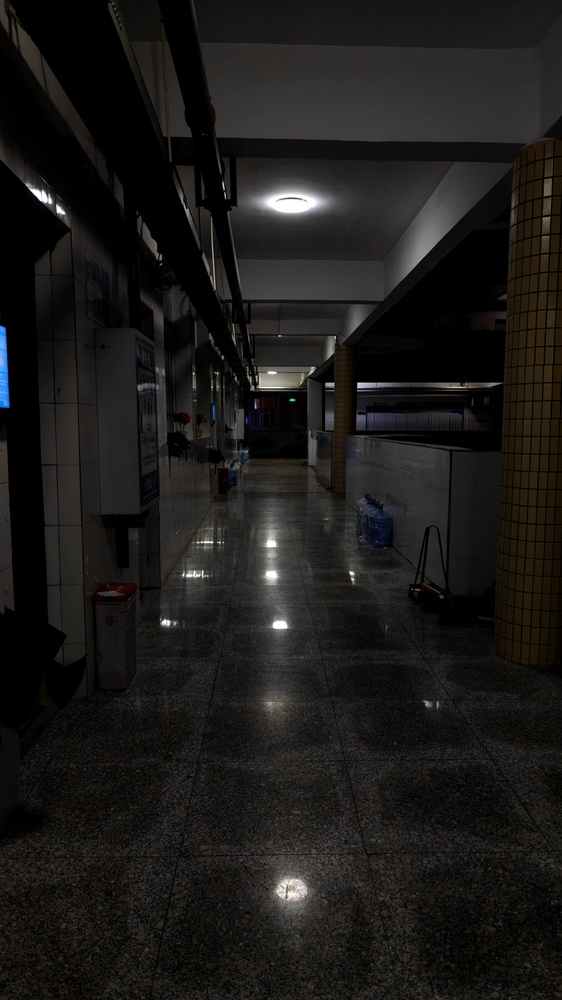
#> input picture 2026Fall/Lab2_Histogram/data/photo01.jpg, 562 x 1000 px, shrunk from 2304 x 4096 before the run
$ python lab2_get_histogram.py
#> lines starting #> are read from the running program, lines starting #| are printed output that depends on the picture
import cv2
import matplotlib.pyplot as plt

img1 = cv2.imread("../data/photo01.jpg", 0)
#> img1: shape (1000, 562); min 0, max 255, mean 26.6
img2 = cv2.imread("../data/photo02.jpg", 0)
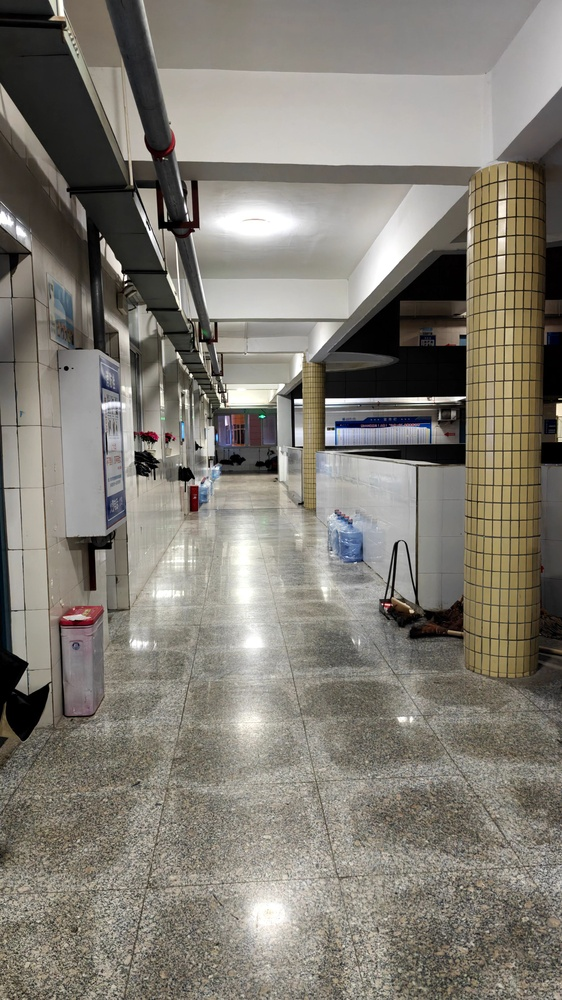
#> input picture 2026Fall/Lab2_Histogram/data/photo02.jpg, 562 x 1000 px, shrunk from 2304 x 4096 before the run
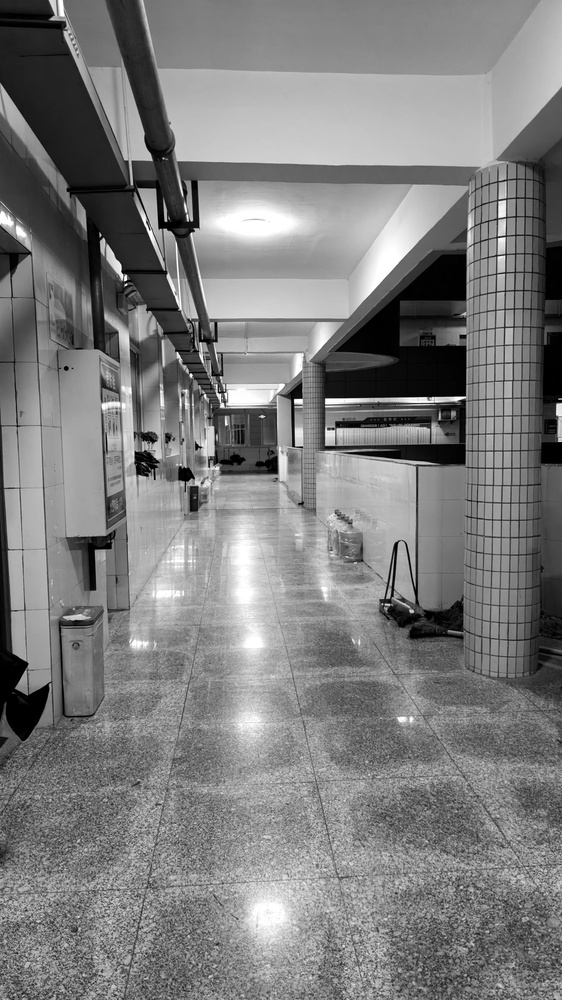
#> img2: shape (1000, 562); min 0, max 255, mean 125.4
img3 = cv2.imread("../results/linear.jpg", 0)

# 绘制直方图
plt.figure(figsize=(15, 4))
plt.subplot(131)
plt.plot(cv2.calcHist([img1], [0], None, [256], [0, 256]), color='blue')
plt.title("Dark Histogram")

plt.subplot(132)
plt.plot(cv2.calcHist([img2], [0], None, [256], [0, 256]).ravel(), color='red')
plt.title("Light Histogram")

plt.subplot(133)
plt.plot(cv2.calcHist([img3], [0], None, [256], [0, 256]).ravel(), color='green')
plt.title("Blur Histogram")

plt.savefig("../results/l2_histogram_all.png")
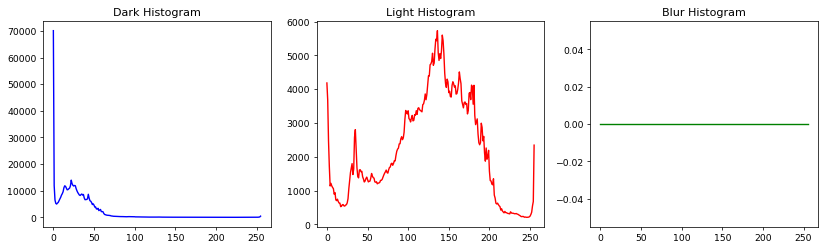
#> figure drawn by matplotlib, 3 panels; panel 1: curve peaks at x = 0, y = 70116; panel 2: curve peaks at x = 136, y = 5735
plt.show()
